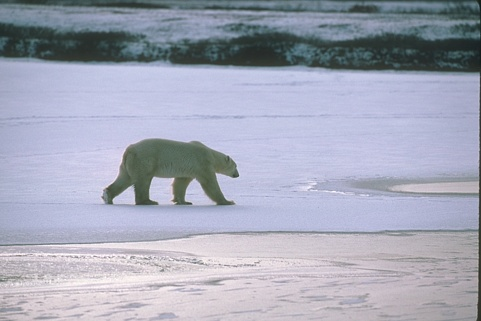
#> input picture data/100007.jpg, 481 x 321 px, found by its file name
$ jupyter execute --allow-errors Test_SLIC.ipynb
#> lines starting #> are read from the running program, lines starting #| are printed output that depends on the picture; long printed decimals are rounded
### mpec.py
import numpy as np
from utils import mid, proj


def calculate_mid(c, l, u, a, lambd, M):
    n = len(c)
    x = np.zeros((n, ))
    for i in range(n):
        alpha = (c[i] + lambd*a[i])/M
        x[i] = mid(l[i], alpha, u[i])
    return x

def calculate_r(c, l, u, a, b, lambd, M):
    x = calculate_mid(c, l, u, a, lambd, M)
    return np.dot(a.reshape(1, -1), x.reshape(-1, 1)) - b

def bracketing(c, l, u, a, b, M, lambd=0, delta_lambd=2):
    r = calculate_r(c, l, u, a, b, lambd, M)
    if r < 0:
        lambd_l, r_l = lambd, r
        lambd += delta_lambd

        r = calculate_r(c, l, u, a, b, lambd, M)
        while r < 0:
            lambd_l, r_l = lambd, r
            s = max(r_l/r - 1, 0.1)
            delta_lambd += delta_lambd/s
            lambd += delta_lambd

            r = calculate_r(c, l, u, a, b, lambd, M)

        lambd_u, r_u = lambd, r
    else:
        lambd_u, r_u = lambd, r
        lambd -= delta_lambd

        r = calculate_r(c, l, u, a, b, lambd, M)
        while r > 0:
            lambd_u, r_u = lambd, r
            s = max(r_u/r - 1, 0.1)
            delta_lambd += delta_lambd/s
            lambd -= delta_lambd

            r = calculate_r(c, l, u, a, b, lambd, M)

        lambd_l, r_l = lambd, r

    return lambd_l, lambd_u, delta_lambd, r_l, r_u

# [34 lines left out: function secant, not called in this run]

def projection_step(c, l, u, a, b, M, lambd=0, delta_lambd=2):
    """ Algorithms for singly linearly constrained quadratic
        programs subject to lower and upper bounds.

        argmin{0.5*x.T*A*x - c.T*x | a.T*x = b, l <= x <= u}
        Case: A = M*I
    """
    lambd_l, lambd_u, delta_lambd, r_l, r_u = bracketing(c, l, u, a, b, M, lambd, delta_lambd)

    return secant(c, l, u, a, b, M, lambd_l, lambd_u, delta_lambd, r_l, r_u)

def P(z, L, rho, v, l, u, a, b, M):
    """Method studied by Dai and Flecher to solve P_M(z),
       where P_M(z) = argmin{0.5*z.T*M*z - c.T*z | a.T*z = b, l <= z <= u}

       For convergence M >= lambda_max(L)
    """
    c = M*z + rho*v - np.dot(L, z)
    if a is None and b is None:
        return calculate_mid(c, l, u, np.zeros((L.shape[0], )), 0, M)
    return projection_step(c, l, u, a, b, M, lambd=0, delta_lambd=2)

def accelerated_proximal_gradient_algorithm(L, rho, v, l, u, a, b, M, options={'maxiter': 100}):
    """An accelerated proximal gradient algorithm
       for singly linearly constrained quadratic programs
       with box constraints.
    """
    x = np.zeros((L.shape[0], ))
    z = np.zeros((L.shape[0], ))
    t = 1
    for i in range(options['maxiter']):
        x_next = P(z, L, rho, v, l, u, a, b, M)
        t_next = 0.5*(1 + np.sqrt(1 + 4*t**2))
        z = x_next + (x_next - x)*(t - 1)/t_next

        x = x_next
        t = t_next

    return x

def MPEC_EPM(L, l, u, a=None, b=None, rho=0.01, sigma=np.sqrt(10), T=10, options={'maxiter': 100, 'disp': False}):
    """MPEC-EPM: An Exact Penalty Method for Solving MPEC Problem.

       When rho > 2M (M - Lipschitz constant for f(x) in [-1, 1]),
       the biconvex optimizationhas the same local and global minima
       with the original problem.

       For f(x) = 0.5*x.T*L*x: M <= ||L||*sqrt(n)
    """
    n = L.shape[0]
    eigval_max = np.max(np.linalg.eigvals(L))
    M = np.sqrt(n)*eigval_max

    # initialization
    x = np.zeros((n,))
    v = np.zeros((n,))

    x_best = x
    f_min = np.inf
    for t in range(1, options['maxiter'] + 1):
        # x-Subproblem: Accelerated Proximal Gradient Algorithm
        #               for Singly Linearly Constrained Quadratic Programs
        #               with Box Constraints
        x = accelerated_proximal_gradient_algorithm(L, rho, v, l, u, a, b, M)

        # v-Subproblem:
        if np.linalg.norm(x) != 0:
            v = np.sqrt(n)*x/np.linalg.norm(x)
        else:
            v = np.ones((n,))

        f_cur = np.dot(np.dot(x.reshape(1, -1), L), x.reshape(-1, 1))[0][0]
        if f_cur < f_min:
            f_min = f_cur
            x_best = x

        # Update the penalty in every T iterations
        if t % T == 0:
            rho = min(2*M, rho*sigma)

        error = n - np.dot(x.reshape(1, -1), v.reshape(-1, 1))
        if (t > 10 and error < 1e-2):
            break

    x = proj(x_best, l, u)
    f = np.dot(np.dot(x.reshape(1, -1), L), x.reshape(-1, 1))[0][0]
    if options['disp']:
        print('Function value: {}\n'.format(f)+
              'Iterations number: {}'.format(t))
    return x, f

# [77 lines left out: functions break_point_search, original_MPEC_EPM, not called in this run]

### sdp.py
import numpy as np
from scipy.optimize import minimize, Bounds, NonlinearConstraint


def SDP_relaxation(L, l, u, options={'maxiter': 100, 'disp': False}):
    """Binary optimization with SDP relaxation."""
    def objective(L):
        def fun(x):
            X = np.dot(x.reshape(-1, 1),
                       x.reshape(1, -1))
            return np.trace(np.dot(L.T, X))
        return fun

    def trace_constraint(x):
        return np.diag(np.dot(x.reshape(-1, 1), x.reshape(1, -1))) - np.ones((n,))

    n = L.shape[0]
    fun = objective(L)

    x_best = np.zeros((n,))
    f_min = np.inf
    for i in range(options['maxiter']):
        x = np.random.choice([-1, 1], (1, n)).ravel()
        res = minimize(fun, x, method='SLSQP',
                       bounds=[(l_i, u_i) for l_i, u_i in zip(l, u)],
                       constraints=[{'type': 'eq', 'fun': trace_constraint}],
                       options={'maxiter': 10})

        x = res.x
        f_cur = np.dot(np.dot(x.reshape(1, -1), L), x.reshape(-1, 1))[0][0]
        if f_cur < f_min:
            f_min = f_cur
            x_best = x

    x = x_best
    f = np.dot(np.dot(x.reshape(1, -1), L), x.reshape(-1, 1))[0][0]
    if options['disp']:
        print('Function value: {}\n'.format(f)+
              'Iterations number: {}'.format(i))
    return x, f

### utils.py
import numpy as np
import cv2


# [114 lines left out: functions mid, prior_label_constraints, proj, find_bounds, find_adjacency, superpixels_vectors and 1 more, not called in this run]

def unnormalized_Laplacian(W):
    """Unnormalized Laplacian matrix сonstruction
       by a graph weight matrix W.
    """
    return np.diag(np.sum(W, axis=1)) - W

# [40 lines left out: functions Laplacian, get_binary_mask, mask_overlay, not called in this run]

### Test_SLIC.ipynb
[cell 1]
import numpy as np

from utils import unnormalized_Laplacian
from sdp import SDP_relaxation
from mpec import MPEC_EPM

[cell 2]
A = np.array([[0, 3, 2, 0, 0, 0],
              [3, 0, 4, 0, 0, 0],
              [2, 4, 0, 0, 0, 0],
              [0, 0, 0, 0, 4, 4],
              [0, 0, 0, 4, 0, 2],
              [0, 0, 0, 4, 2, 0]])

#> (a cell that did not finish here is left out)

#> (a cell that did not finish here is left out)

[cell 5]
a = np.zeros((A.shape[0], ))
b = 0
l = -np.ones((A.shape[0], ))
l[0] = 1
u = np.ones((A.shape[0], ))
u[-1] = -1
#> (the rest of this cell did not finish here and is left out)

np.dot(np.dot(x_opt, unnormalized_Laplacian(A)), x_opt)

#> (a cell that did not finish here is left out)

[cell 7]
from skimage.segmentation import slic
from skimage.segmentation import mark_boundaries
from skimage.util import img_as_float
from skimage import io
import matplotlib.pyplot as plt

image = io.imread('100007.jpg')
#> image is the input picture: shape (321, 481, 3); mean R, G, B 164.2, 167.6, 183.7
image = img_as_float(image)


for numSegments in [100]:

    segments = slic(image, n_segments = numSegments, sigma = 5)
    fig = plt.figure(figsize = (17,9))
    ax = fig.add_subplot(1, 1, 1)
    ax.imshow(mark_boundaries(image, segments))
    plt.axis("on")
#> this loop made 1 pass
#> pass 1, `segments = slic(image, n_segments = numSegments, sigma = 5)`:
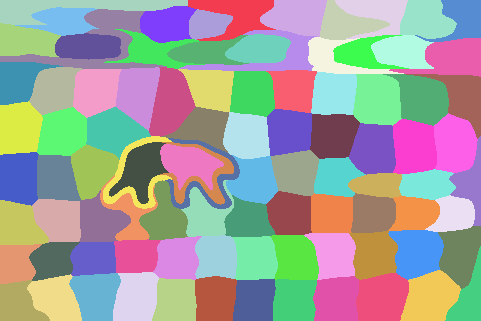
#> segments: shape (321, 481) int64; 93 distinct labels, from 1 to 93; one colour per label, 0 black

plt.grid()
plt.show()
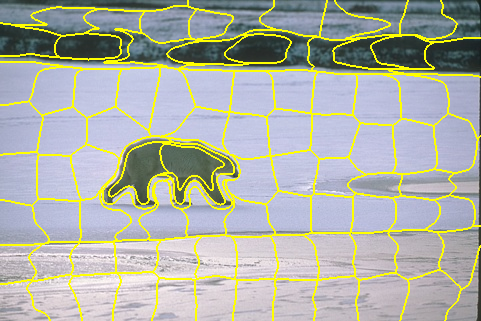
#> shown: shape (321, 481, 3) float64; mean R, G, B 0.684, 0.696, 0.649

#> (a cell that did not finish here is left out)

[cell 9]
def dist(x, y):
    return np.linalg.norm(x - y)

def Laplacian(X):
    n = X.shape[0]
    W = np.zeros((n, n))
    for i in range(0, n):
        for j in range(n):
            if j < i:
                W[i, j] = W[j, i]
            elif j > i:
                W[i, j] = dist(X[i, :], X[j, :])

    return np.diag(np.sum(W, axis=1)) - W

[cell 10]
from polylabel import polylabel

[cell 11]
segments_ids = np.unique(segments)
#> segments_ids = 93 values from 1 to 93
X = np.zeros((len(segments_ids), 5))
#> X = 93 rows, first 6: [0, 0, 0, 0, 0], [0, 0, 0, 0, 0], [0, 0, 0, 0, 0], [0, 0, 0, 0, 0], [0, 0, 0, 0, 0], [0, 0, 0, 0, 0]
#> (the rest of this cell did not finish here and is left out)

[cell 12]
L = Laplacian(X)
#> after the loop in Laplacian, `for i in range(0, n):`:
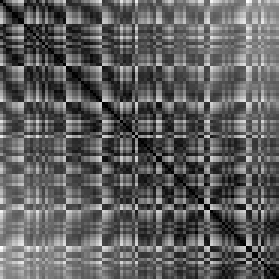
#> W: shape (93, 93) float64 (shown 3 times larger); min 0, max 557, mean 208.7; drawn with min black and max white
#> in Laplacian, `return np.diag(np.sum(W, axis=1)) - W`:
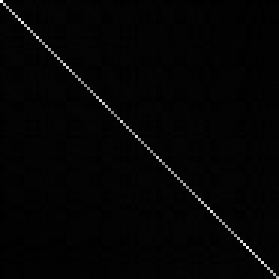
#> returned value: shape (93, 93) float64 (shown 3 times larger); min -557, max 28621.2, mean 0; drawn with min black and max white

[cell 13]
a = np.zeros((L.shape[0], ))
#> a = 93 values from 0 to 0
b = 0
l = -np.ones((L.shape[0], ))
#> l = 93 values from -1 to -1
l[46] = 1
u = np.ones((L.shape[0], ))
#> u = 93 values from 1 to 1
u[0] = -1
u[1] = -1
#> (the rest of this cell did not finish here and is left out)

#> the loop in MPEC_EPM, `for t in range(1, options['maxiter'] + 1):` made 1 pass
#> after the loop in MPEC_EPM, `for t in range(1, options['maxiter'] + 1):`: f_min = inf
np.dot(np.dot(x_opt, L), x_opt)

#> (a cell that did not finish here is left out)

[cell 15]
x_opt = SDP_relaxation(L, l, u, options={'maxiter': 10, 'disp': True})
#> the loop in SDP_relaxation, `for i in range(options['maxiter']):` made 10 passes
#> (f_cur, f_min) on passes 1, 3, 10: (1800714.2, 1800714.2), (1760550.4, 1760550.4), (1680287.2, 1680287.2)
#> f_cur on passes 2, 4, 5, 6, 7, 8: 1814308.4, 1815138.5, 1820948.3, 1822883.9, 1814997.8, 1831150.3
#> pass 1, in fun (call 2), `X = np.dot(x.reshape(-1, 1), x.reshape(1, -1))`:
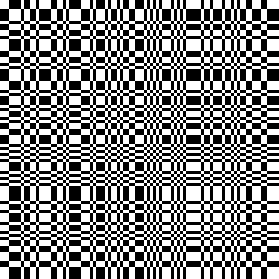
#> X: shape (93, 93) float64 (shown 3 times larger); min -1, max 1, mean 0.0195; drawn with min black and max white
#> after the loop in SDP_relaxation, `for i in range(options['maxiter']):`: f_min = 1680287.2; x_best = 93 values, max 1 at index 6, min -1 at index 0, mean -0.269
#> in SDP_relaxation, `x = x_best`: x has the same summary as x_best
#> in SDP_relaxation, `f = np.dot(np.dot(x.reshape(1, -1), L), x.reshape(-1, 1))[0][0]`: f = 1680287.2
#| Function value: 1680287.247
#| Iterations number: 9
#> (the rest of this cell did not finish here and is left out)

[cell 16]
x_opt

$ run again, with data/49024.jpg copied over data/100007.jpg
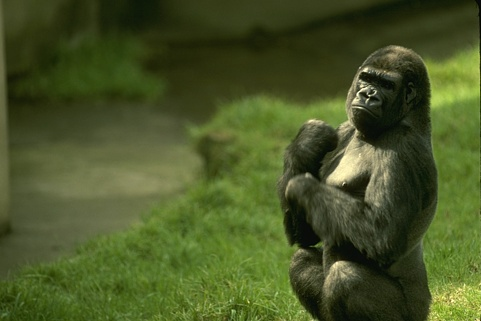
#> input picture data/49024.jpg, 481 x 321 px, found by its file name
#> image is the input picture: shape (321, 481, 3); mean R, G, B 73, 85.9, 38.9
#> segments_ids = 91 values from 1 to 91
#> `X = np.zeros((len(segments_ids), 5))`: X = 91 rows, first 6: [0, 0, 0, 0, 0], [0, 0, 0, 0, 0], [0, 0, 0, 0, 0], [0, 0, 0, 0, 0], [0, 0, 0, 0, 0], [0, 0, 0, 0, 0]
#> in Laplacian, `return np.diag(np.sum(W, axis=1)) - W`:
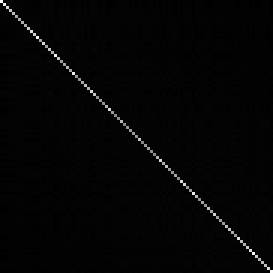
#> returned value: shape (91, 91) float64 (shown 3 times larger); min -553.1, max 27492.6, mean 0; drawn with min black and max white
#> the loop in MPEC_EPM, `for t in range(1, options['maxiter'] + 1):` made 1 pass
#> after the loop in MPEC_EPM, `for t in range(1, options['maxiter'] + 1):`: f_min = inf
#> the loop in SDP_relaxation, `for i in range(options['maxiter']):` made 10 passes
#> (f_cur, f_min) on passes 1, 2, 3, 10: (1783434.5, 1783434.5), (1774724, 1774724), (1742038, 1742038), (1640558.9, 1640558.9)
#> pass 1, in fun (call 2), `X = np.dot(x.reshape(-1, 1), x.reshape(1, -1))`:
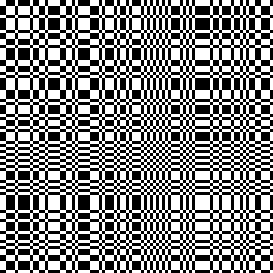
#> X: shape (91, 91) float64 (shown 3 times larger); min -1, max 1, mean 0.00592; drawn with min black and max white
#> after the loop in SDP_relaxation, `for i in range(options['maxiter']):`: f_min = 1640558.9; x_best = 91 values, max 1 at index 3, min -1 at index 0, mean -0.253
#> in SDP_relaxation, `x = x_best`: x has the same summary as x_best
#> f = 1640558.9
#| Function value: 1640558.870
#| Iterations number: 9

$ run again, with data/66053.jpg copied over data/100007.jpg
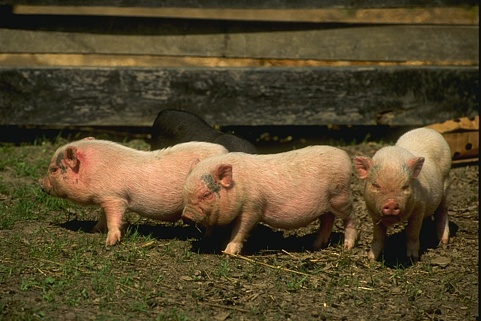
#> input picture data/66053.jpg, 481 x 321 px, found by its file name
#> image is the input picture: shape (321, 481, 3); mean R, G, B 87, 73.4, 44.5
#> segments_ids = 88 values from 1 to 88
#> `X = np.zeros((len(segments_ids), 5))`: X = 88 rows, first 6: [0, 0, 0, 0, 0], [0, 0, 0, 0, 0], [0, 0, 0, 0, 0], [0, 0, 0, 0, 0], [0, 0, 0, 0, 0], [0, 0, 0, 0, 0]
#> in Laplacian, `return np.diag(np.sum(W, axis=1)) - W`:
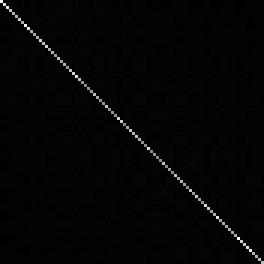
#> returned value: shape (88, 88) float64 (shown 3 times larger); min -566.8, max 27231.3, mean 0; drawn with min black and max white
#> the loop in MPEC_EPM, `for t in range(1, options['maxiter'] + 1):` made 1 pass
#> after the loop in MPEC_EPM, `for t in range(1, options['maxiter'] + 1):`: f_min = inf
#> the loop in SDP_relaxation, `for i in range(options['maxiter']):` made 10 passes
#> (f_cur, f_min) on passes 1, 2, 3, 10: (1679423.1, 1679423.1), (1674347.6, 1674347.6), (1638876.2, 1638876.2), (1561643.8, 1561643.8)
#> pass 1, in fun (call 2), `X = np.dot(x.reshape(-1, 1), x.reshape(1, -1))`:
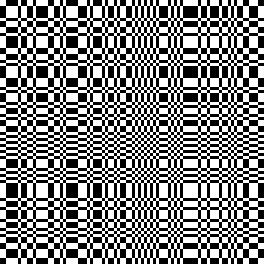
#> X: shape (88, 88) float64 (shown 3 times larger); min -1, max 1, mean 0.0129; drawn with min black and max white
#> after the loop in SDP_relaxation, `for i in range(options['maxiter']):`: f_min = 1561643.8; x_best = 88 values, max 1 at index 3, min -1 at index 0, mean -0.25
#> in SDP_relaxation, `x = x_best`: x has the same summary as x_best
#> f = 1561643.8
#| Function value: 1561643.796
#| Iterations number: 9
